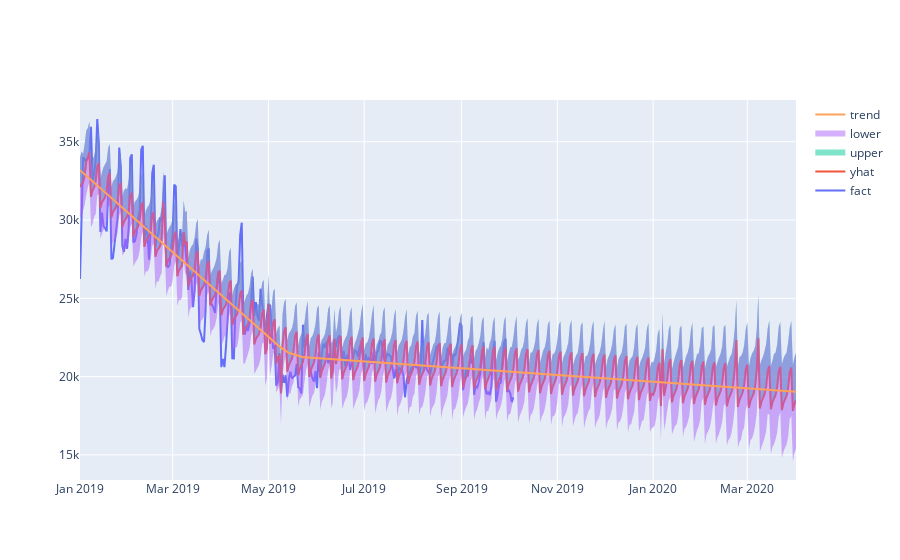

Source (notebook cell):
### Code cell
# Рисуем график с границами прогноза на полном периоде
iplot([
    go.Scatter(x=df['ds'], y=df['y'], name='fact'),
    go.Scatter(x=final_forecast['ds'], y=final_forecast['yhat'], name='yhat'),
    go.Scatter(x=final_forecast['ds'], y=final_forecast['yhat_upper'], fill='tonexty', mode='none', name='upper'),
    go.Scatter(x=final_forecast['ds'], y=final_forecast['yhat_lower'], fill='tonexty', mode='none', name='lower'),
    go.Scatter(x=final_forecast['ds'], y=final_forecast['trend'], name='trend')
])

### Figure 1 — Plotly figure (JSON) as saved in the notebook; plotly's stock layout.template omitted (floating-point values rounded to 4 significant figures; data arrays with more than 128 entries replaced by an {"elided": "..."} marker saying what was removed)
{"data": [{"name": "fact", "type": "scatter", "x": {"elided": "277 str values"}, "y": {"elided": "277 int values"}}, {"name": "yhat", "type": "scatter", "x": {"elided": "457 str values"}, "y": {"elided": "457 float values"}}, {"fill": "tonexty", "mode": "none", "name": "upper", "type": "scatter", "x": {"elided": "457 str values"}, "y": {"elided": "457 float values"}}, {"fill": "tonexty", "mode": "none", "name": "lower", "type": "scatter", "x": {"elided": "457 str values"}, "y": {"elided": "457 float values"}}, {"name": "trend", "type": "scatter", "x": {"elided": "457 str values"}, "y": {"elided": "457 float values"}}], "layout": {}}
